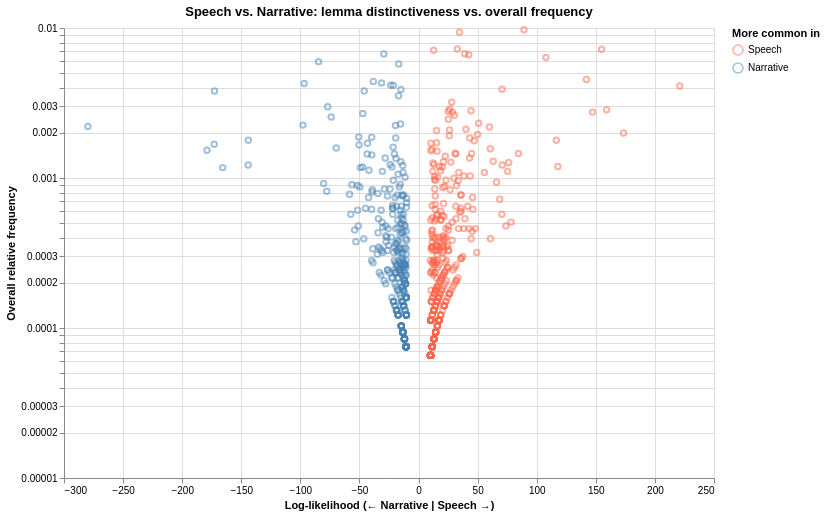

The cell this chart's notebook holds for it:
### Code cell
alt.Chart(register_plot_df).mark_point(opacity=0.5, size=30).encode(
    x=alt.X("log_likelihood:Q", title="Log-likelihood (← Narrative | Speech →)"),
    y=alt.Y(
        "relative_frequency:Q",
        title="Overall relative frequency",
        scale=alt.Scale(type="log"),
    ),
    color=alt.Color(
        "register:N",
        scale=alt.Scale(domain=["Speech", "Narrative"], range=["tomato", "steelblue"]),
        legend=alt.Legend(title="More common in"),
    ),
    tooltip=["lemma:N", "log_likelihood:Q", "relative_frequency:Q"],
).properties(
    title="Speech vs. Narrative: lemma distinctiveness vs. overall frequency",
    width=650,
    height=450,
)

### Figure 1 — Vega-Lite specification as saved in the notebook (floating-point values rounded to 4 significant figures; data arrays with more than 128 entries replaced by an {"elided": "..."} marker saying what was removed)
{"config": {"view": {"continuousWidth": 300, "continuousHeight": 300}}, "data": {"name": "data-a6af69b77447737704cb495ce96f2abc"}, "mark": {"type": "point", "opacity": 0.5, "size": 30}, "encoding": {"color": {"field": "register", "legend": {"title": "More common in"}, "scale": {"domain": ["Speech", "Narrative"], "range": ["tomato", "steelblue"]}, "type": "nominal"}, "tooltip": [{"field": "lemma", "type": "nominal"}, {"field": "log_likelihood", "type": "quantitative"}, {"field": "relative_frequency", "type": "quantitative"}], "x": {"field": "log_likelihood", "title": "Log-likelihood (← Narrative | Speech →)", "type": "quantitative"}, "y": {"field": "relative_frequency", "scale": {"type": "log"}, "title": "Overall relative frequency", "type": "quantitative"}}, "height": 450, "title": "Speech vs. Narrative: lemma distinctiveness vs. overall frequency", "width": 650, "$schema": "https://vega.github.io/schema/vega-lite/v6.4.1.json", "datasets": {"data-a6af69b77447737704cb495ce96f2abc": {"elided": "643 records"}}}
